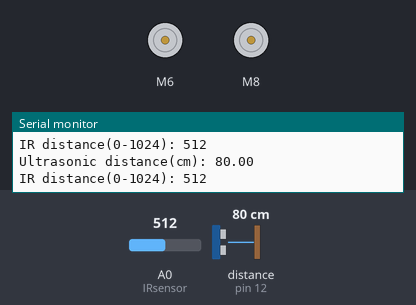
A sketch run on a simulated Arduino Uno, built with avr-gcc and run on an emulated ATmega328P. On the bench: 2 × DC motor (green arrow = forward, orange = backward, longer = faster), the last lines printed to the serial monitor. Inputs (shaded band) come from the test bench; at power-on: distance to the obstacle (sensor on pin 12) 80 cm, A0 (IRsensor) = 512. The echo pulse lasts 58.3 µs per cm.

Above: at 5.8 s.
5.9 s: distance to the obstacle (sensor on pin 12) set to 6 cm
11.9 s: distance to the obstacle (sensor on pin 12) set to 3 cm
At 15.9 s:
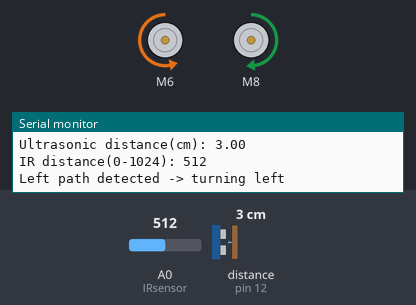
17.9 s: A0 (IRsensor) set to 213
23.9 s: A0 (IRsensor) set to 189
At 25.6 s:
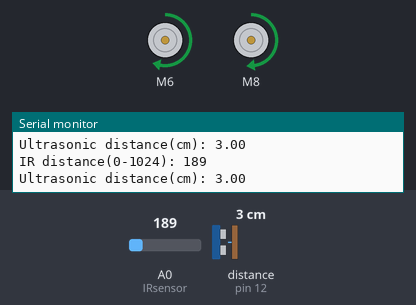
29.9 s: distance to the obstacle (sensor on pin 12) set to 9 cm
At 30.7 s:
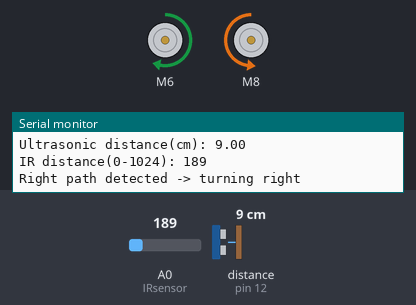
35.9 s: A0 (IRsensor) set to 306
At 36.8 s:
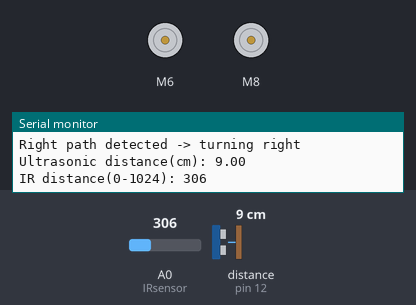
Timing chart, 0 to 38.9 s (numbered marks = the images above; inputs shaded):
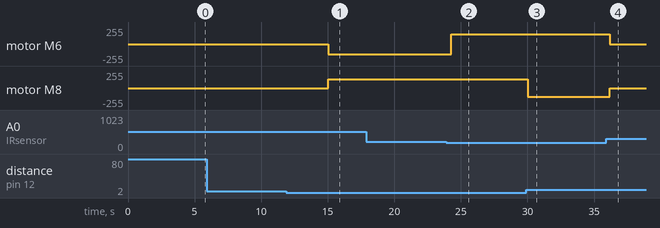

Measured:
- the behaviour switches between 5 and 4 cm on distance to the obstacle (sensor on pin 12) (found by bisection; images 0 and 1)
- the behaviour switches between 200 and 199 on A0 (IRsensor) (found by bisection; images 1 and 2)
- after the input at 11.9 s, motor M6: stopped → backward 150/255 after 3.1 s; motor M8: stopped → forward 130/255 after 3.1 s
- after the input at 23.9 s, motor M6: backward 150/255 → forward 150/255 after 0.39 s
- after the input at 29.9 s, motor M8: forward 130/255 → backward 130/255 after 0.11 s
- after the input at 35.9 s, motor M6: forward 150/255 → stopped after 0.28 s; motor M8: backward 130/255 → stopped after 0.28 s

The sketch:

Autonomous_car.ino
```cpp
// Autonomous Car + reading maze + turning
// Ultrasonic on right side
// Reflective IR on left side

#include <HCSR04.h>  //ultrasonic library
#include <L298NX2.h> //motor library
#include <Servo.h>

// Initialize ultrasonic sensor
int triggerPin = 11;
int echoPin = 12;
double distUltra;               // value read from ultrasensor
double UltraWallDist = 4.5;     // distance of wall to sensor

UltraSonicDistanceSensor distanceSensor(triggerPin, echoPin);

//Initialize IR sensor
#define IRsensor A0
int distIR;                     // value that the IRsensor is reading
int IRWallDist = 200;           //NEED to test with maze

//Initialize motors
#define left_motor_en_pin 5
#define left_motor_in1_pin 6
#define left_motor_in2_pin 7
#define right_motor_in1_pin 8
#define right_motor_in2_pin 9
#define right_motor_en_pin 10

L298NX2 motors(left_motor_en_pin, left_motor_in1_pin, left_motor_in2_pin,
right_motor_en_pin, right_motor_in1_pin, right_motor_in2_pin);

//Initialize servo for unloading code
Servo myservo;

void setup() {
   Serial.begin(9600); // initialize serial connection
   pinMode(IRsensor, INPUT);

    // Set motor speeds
    motors.setSpeedA(150);  // Left Motor
    motors.setSpeedB(130);  // Right Motor

    //Add servo unloading stuff
}

void loop() {
    // Every 500 miliseconds, do a measurement using the ultrasonic sensor
    //and print the distance in centimeters.
    distUltra = distanceSensor.measureDistanceCm();
    //Measure Reflective IR values 0-1024
    distIR = analogRead(A0);

    Serial.print("Ultrasonic distance(cm): ");
    Serial.println(distUltra);
    Serial.print("IR distance(0-1024): ");
    Serial.println(distIR);
    //delay (500);

  if(distIR < IRWallDist && distUltra < UltraWallDist){
     motors.forward(); //move forward when no wall is detected
  }
  if (distIR > IRWallDist && distUltra < UltraWallDist){
      // turn left + move forward a bit
     Serial.println("Left path detected -> turning left");
     motors.backwardA();
     motors.forwardB();
       //also need to experiment this to turn 90
     delay(1000);
     distIR = analogRead(A0);
  }
  if (distIR < IRWallDist && distUltra > UltraWallDist){
      // turn right + move forward a bit
     Serial.println("Right path detected -> turning right");
     motors.forwardA();
     motors.backwardB();
      //also need to experiment this to turn 90
     delay(1000);
     distUltra = distanceSensor.measureDistanceCm();
  }
  if(distIR > IRWallDist && distUltra > UltraWallDist){
    motors.stop(); //stop
    //unload object code
   delay(5000);
  }

}
```
